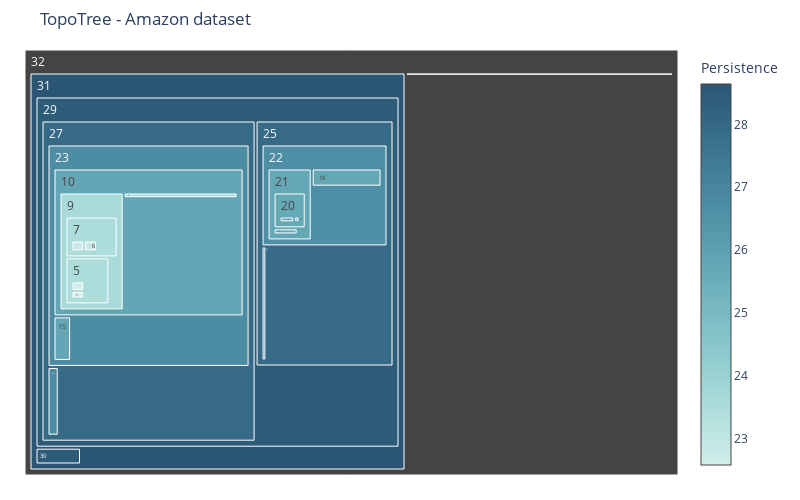

Notebook cell for this chart:
### Code cell
fig = plot_hierarchical_treemap(df_comp_amazon)
fig.update_layout(title='TopoTree - Amazon dataset')
fig.show()

### Figure 1 — Plotly figure (JSON) as saved in the notebook; plotly's stock layout.template omitted (floating-point values rounded to 4 significant figures)
{"data": [{"branchvalues": "total", "hovertemplate": "<b>Component #%{label} </b> <br> Points: %{value}<br> Persistence: %{color:.2f}<br> Parent: #%{parent}", "labels": [0, 1, 2, 3, 4, 5, 6, 7, 8, 9, 10, 11, 12, 13, 14, 15, 16, 17, 18, 19, 20, 21, 22, 23, 24, 25, 26, 27, 28, 29, 30, 31, 32], "marker": {"colorbar": {"title": {"text": "Persistence"}}, "colors": [22.84, 22.59, 22.59, 22.59, 22.59, 23.51, 22.84, 23.51, 23.62, 23.62, 25.79, 25.56, 25.57, 25.57, 25.56, 25.79, 25.63, 25.71, 25.77, 25.63, 25.71, 25.77, 26.65, 26.72, 26.65, 27.95, 26.72, 27.95, 28.64, 28.44, 28.44, 28.64, null], "colorscale": [[0, "rgb(209, 238, 234)"], [0.1667, "rgb(168, 219, 217)"], [0.3333, "rgb(133, 196, 201)"], [0.5, "rgb(104, 171, 184)"], [0.6667, "rgb(79, 144, 166)"], [0.8333, "rgb(59, 115, 143)"], [1, "rgb(42, 86, 116)"]], "showscale": true}, "maxdepth": -1, "name": "", "parents": [7, 5, 5, 6, 6, 9, 7, 9, 10, 10, 23, 18, 19, 19, 18, 23, 20, 21, 22, 20, 21, 22, 25, 27, 25, 29, 27, 29, 32, 31, 31, 32, null], "type": "treemap", "values": [19, 13, 10, 8, 8, 58, 19, 60, 11, 129, 358, 12, 20, 13, 8, 10, 12, 6, 22, 34, 47, 55, 142, 466, 6, 301, 8, 610, 6, 1003, 6, 1051, 1800]}], "layout": {"height": 500, "margin": {"b": 25, "l": 25, "r": 25, "t": 50}, "title": {"text": "TopoTree - Amazon dataset"}, "width": 800}}
